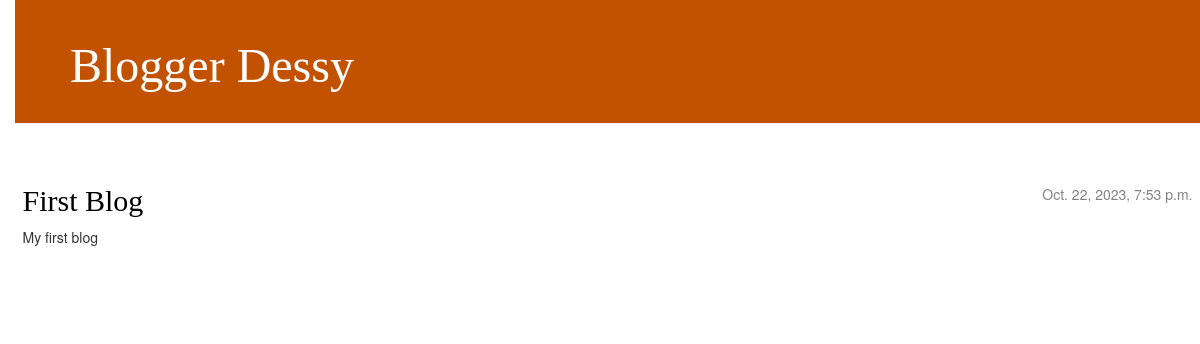
The app's page /, older data.
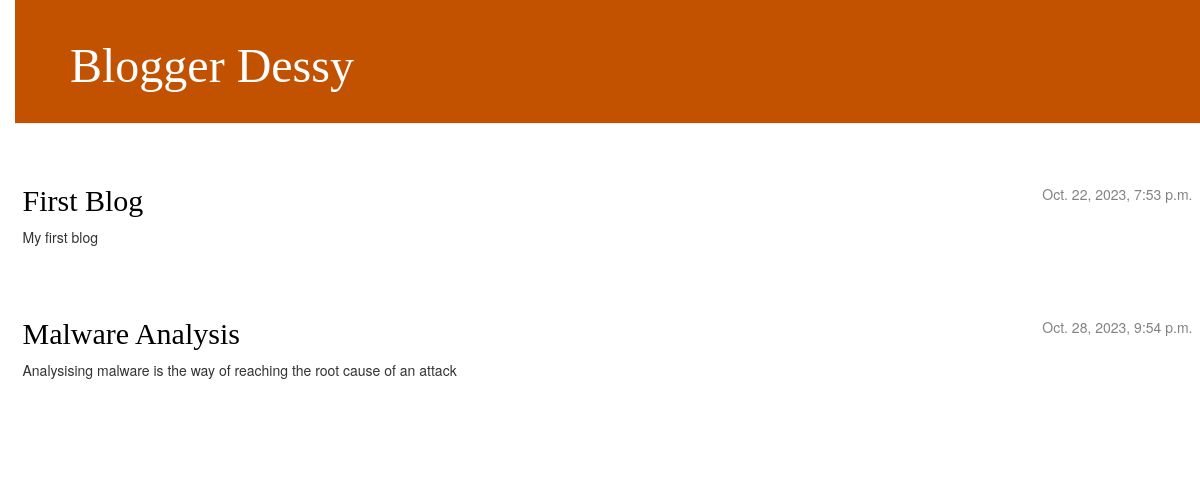
The same page, newer data.
### blog/models.py (models this page shows, shortened)
class Post(models.Model):
    author = models.ForeignKey(settings.AUTH_USER_MODEL, on_delete=models.CASCADE)
    title = models.CharField(max_length=200)
    text = models.TextField()
    created_date = models.DateTimeField(default=timezone.now)
    published_date = models.DateTimeField(blank=True, null=True)

### blog/views.py (the view)
# urls.py: path('', views.post_list, name='post_list'),
def post_list(request):
    posts = Post.objects.filter(published_date__lte=timezone.now()).order_by('published_date')
    return render(request, 'blog/post_list.html', {'posts': posts})

### blog/templates/blog/post_list.html (shortened to what this page needs)
{% load static %}
<!DOCTYPE html>
<html>
  <head>
    <link rel="stylesheet" href="https://maxcdn.bootstrapcdn.com/bootstrap/3.4.1/css/bootstrap.min.css"/>
    <link rel="stylesheet" href="{% static 'css/blog.css' %}" />
  </head>
  <body>
    <header class="page-header">
      <div class="container">
        <h1><a href="/">Blogger Dessy</a></h1>
      </div>
    </header>
    <main class="container">
      <div class="row">
        <div class="col">
          {% for post in posts %}
          <article class="post">
            <time class="date"> {{ post.published_date }} </time>
            <h2><a href="">{{ post.title }}</a></h2>
            <p>{{ post.text|linebreaksbr }}</p>
          </article>
          {% endfor %}
        </div>
      </div>
    </main>
  </body>
</html>

### blog/static/css/blog.css (style rules this page uses)
h1 a, h2 a { color: #c25100; font-family: "sans-serif"; }
body { padding-left: 15px; }
.page-header { background-color: #c25100; margin-top: 0; margin-bottom: 40px; padding: 20px 20px 20px 40px; }
.page-header h1, .page-header h1 a, .page-header h1 a:visited, .page-header h1 a:active { color: #ffffff; font-size: 36pt; text-decoration: none; }
h1, h2, h3, h4 { font-family: "sans-serif", cursive; }
.date { color: #828282; }
.post { margin-bottom: 70px; }
.post h2 a, .post h2 a:visited { color: #000000; }
.post > .date, .post > .actions { float: right; }

Row changes from the older to the newer data that the page shows:
added Post: published_date "Oct. 28, 2023, 9:54 p.m.", title "Malware Analysis", text "Analysising malware is the way of reaching the root cause of an attack"
